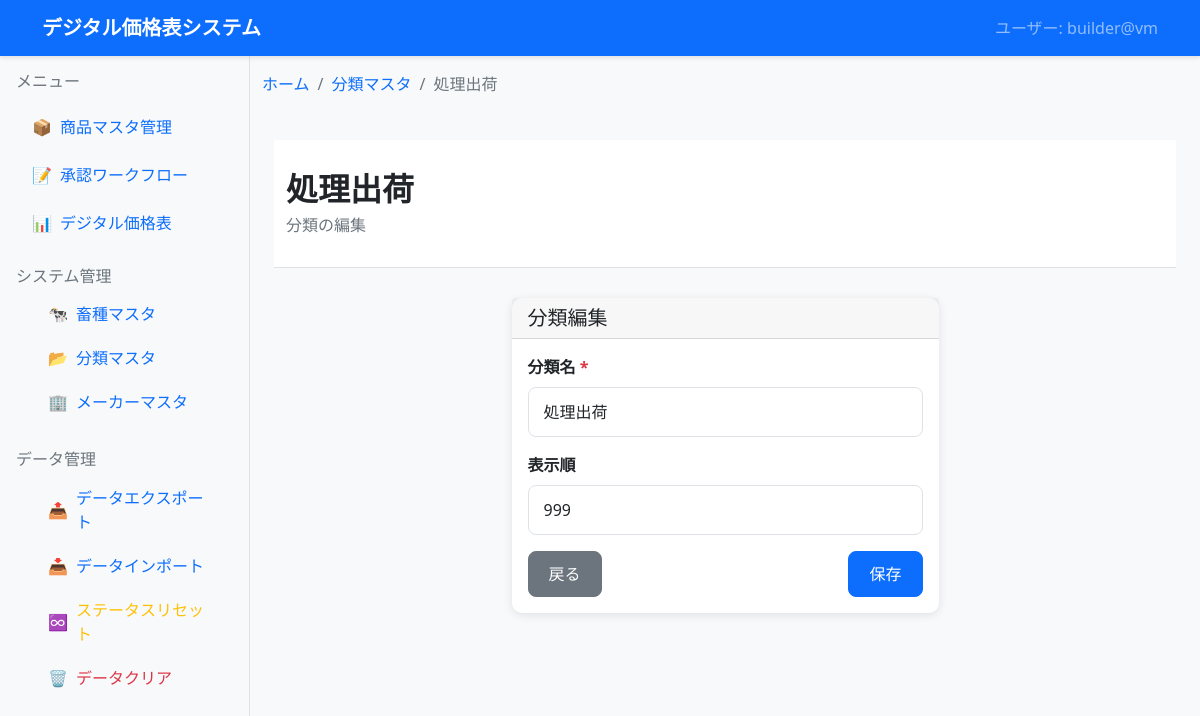
/products/masters/categories/15/edit/, run on the app's committed database.
### dashboard/products_master/models.py (models this page shows, shortened)
class Category(models.Model):
    name = models.CharField('分類名', max_length=100, unique=True)
    sort_order = models.IntegerField('表示順', default=0)
    is_active = models.BooleanField('有効', default=True)
    created_at = models.DateTimeField('作成日時', auto_now_add=True)
    updated_at = models.DateTimeField('更新日時', auto_now=True)
    class Meta:
        verbose_name = '分類マスタ'
        verbose_name_plural = '分類マスタ'
        ordering = ['sort_order', 'name']

### dashboard/products_master/master_views.py (the view, shortened to what this page needs)
# urls.py: path('masters/categories/<int:pk>/edit/', master_views.category_edit, name='category_edit'),
def category_edit(request, pk):
    category = get_object_or_404(Category, pk=pk)
    context = {
        'current_user': get_current_user(),
        'category': category,
        'breadcrumbs': get_breadcrumbs('category_edit', category_name=category.name)
    }
    return render(request, 'products_master/category_form.html', context)

### digital_pricelist_system/utils.py (called while the page is built)
def get_current_user():
    try:
        username = getpass.getuser()
        hostname = socket.gethostname()
        return f"{username}@{hostname}"
    except Exception as e:
        print(f"ユーザ情報取得エラー: {e}")
        return "unknown@unknown"

### templates/products_master/category_form.html (shortened to what this page needs)
{% extends 'base.html' %}
{% block breadcrumb %}
    {% include 'components/breadcrumb.html' with breadcrumbs=breadcrumbs %}
{% endblock %}
{% block content %}
    {% include 'components/page_header.html' with page_title=category.name|default:"新規分類" page_subtitle="分類の編集" %}
    <div class="container main-content">
        <div class="row justify-content-center">
            <div class="col-md-6">
                <div class="card">
                    <div class="card-header">
                        <h5 class="mb-0">{% if category %}分類編集{% else %}分類新規作成{% endif %}</h5>
                    </div>
                    <div class="card-body">
                        <form method="post">
                            <div class="mb-3">
                                <label for="name" class="form-label">分類名 <span class="text-danger">*</span></label>
                                <input type="text" class="form-control" id="name" name="name" value="{{ category.name|default:'' }}" required>
                            </div>
                            <div class="mb-3">
                                <label for="sort_order" class="form-label">表示順</label>
                                <input type="number" class="form-control" id="sort_order" name="sort_order" value="{{ category.sort_order|default:0 }}">
                            </div>
                            <div class="d-flex justify-content-between">
                                <a href="{% url 'products_master:category_list' %}" class="btn btn-secondary">戻る</a>
                                <button type="submit" class="btn btn-primary">保存</button>
                            </div>
                        </form>
                    </div>
                </div>
            </div>
        </div>
    </div>
{% endblock %}

### templates/components/breadcrumb.html
{% if breadcrumbs %}
<div class="container mt-3">
    <nav aria-label="breadcrumb">
        <ol class="breadcrumb">
            <li class="breadcrumb-item">
                <a href="{% url 'dashboard' %}">ホーム</a>
            </li>
            {% for crumb in breadcrumbs %}
                {% if forloop.last %}
                    <li class="breadcrumb-item active" aria-current="page">{{ crumb.title }}</li>
                {% else %}
                    <li class="breadcrumb-item">
                        <a href="{{ crumb.url }}">{{ crumb.title }}</a>
                    </li>
                {% endif %}
            {% endfor %}
        </ol>
    </nav>
</div>
{% endif %}

### templates/components/page_header.html (shortened to what this page needs)
<div class="page-header">
    <div class="container">
        <div class="row align-items-center">
            <div class="col">
                <h1 class="page-title">{{ page_title }}</h1>
                {% if page_subtitle %}
                    <p class="page-subtitle">{{ page_subtitle }}</p>
                {% endif %}
            </div>
        </div>
    </div>
</div>

### static/css/common.css (style rules this page uses)
:root { --primary-color: #0d6efd; --secondary-color: #6c757d; --success-color: #198754; --info-color: #0dcaf0; --warning-color: #ffc107; --danger-color: #dc3545; --light-color: #f8f9fa; --dark-color: #212529; }
body { font-family: 'Segoe UI', Tahoma, Geneva, Verdana, sans-serif; background-color: var(--light-color); }
.card { border: none; box-shadow: 0 2px 10px rgba(0,0,0,0.1); border-radius: 10px; }
.btn { border-radius: 8px; font-weight: 500; padding: 10px 20px; }
.btn-primary { background-color: var(--primary-color); border-color: var(--primary-color); }
.form-control { border-radius: 8px; border: 1px solid #dee2e6; padding: 12px 15px; }
.form-label { font-weight: 600; color: var(--dark-color); margin-bottom: 8px; }
.page-header { background: white; padding: 30px 0; margin-bottom: 30px; border-bottom: 1px solid #dee2e6; }
.page-title { font-size: 2rem; font-weight: 600; color: var(--dark-color); margin: 0; }
.page-subtitle { color: var(--secondary-color); margin: 5px 0 0 0; }
.breadcrumb { background: transparent; padding: 0; margin-bottom: 20px; }
.breadcrumb-item a { color: var(--primary-color); text-decoration: none; }
.breadcrumb-item.active { color: var(--secondary-color); }

### data on the page
Category: title "処理出荷", name "処理出荷", sort_order "999"

### other printed values
{{ current_user }} "builder@vm"
{{ crumb.title }} "分類マスタ"
{{ page_subtitle }} "分類の編集"
